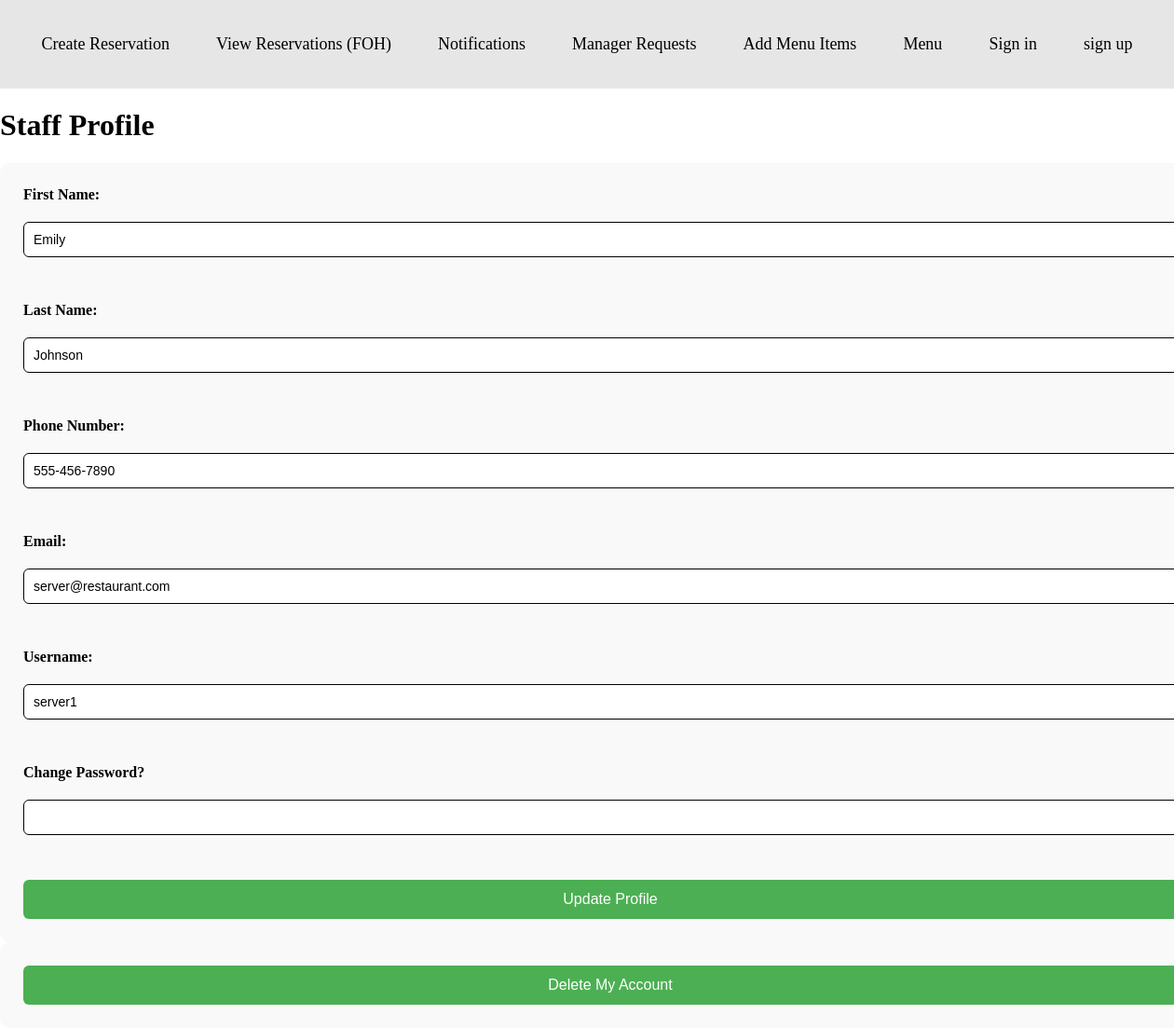
/profile (signed in), run on an earlier commit of the app's database.
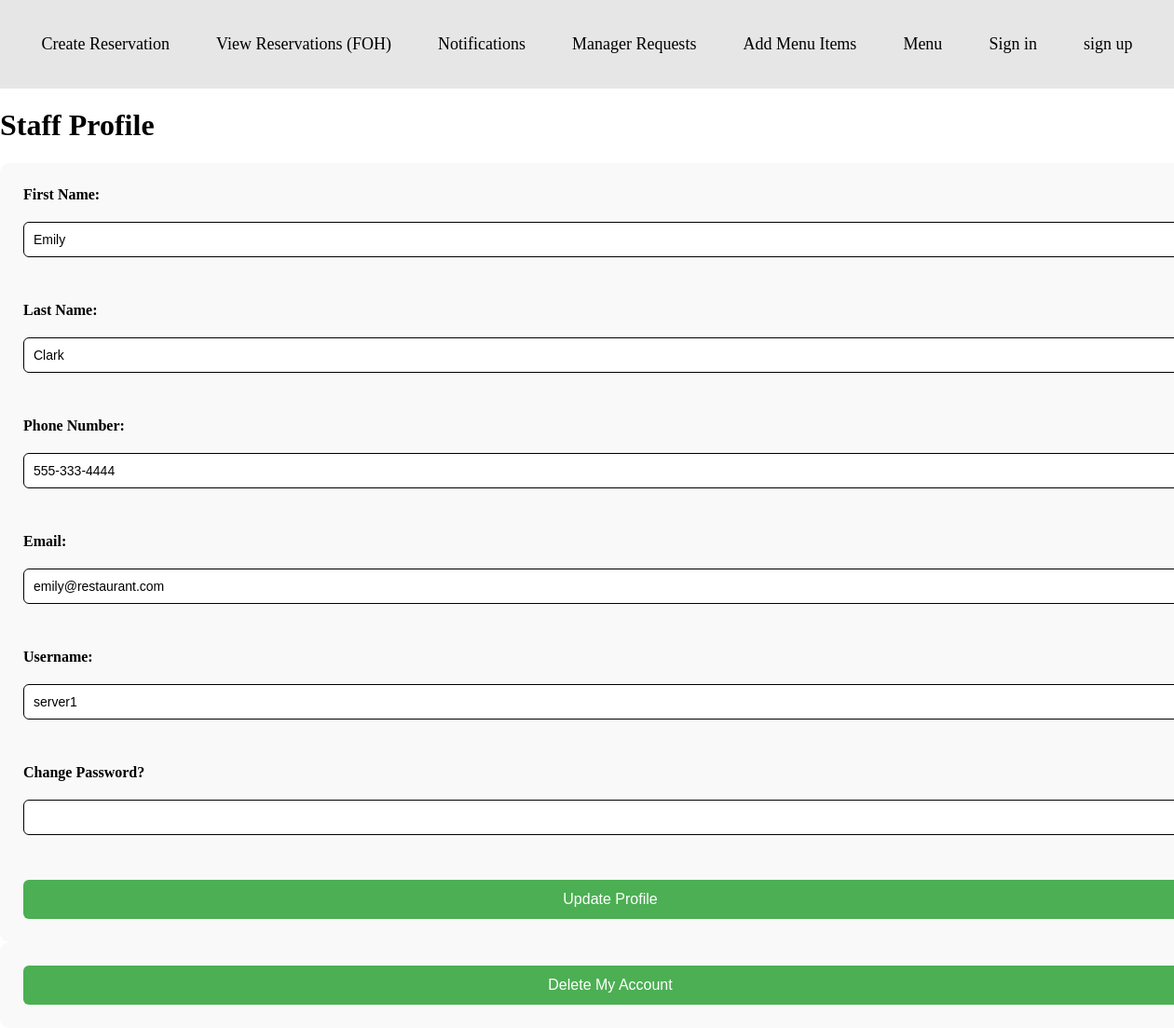
And on a later commit of the database.
### app/models.py (models this page shows)
class Staff(db.Model):
    id = db.Column(db.Integer, primary_key=True)
    first_name = db.Column(db.String(255), nullable=False)
    last_name = db.Column(db.String(255), nullable=False)
    phone_number = db.Column(db.String(15))
    email = db.Column(db.String(255))
    hire_date = db.Column(db.DateTime)
    user_id = db.Column(db.Integer, db.ForeignKey('user.id', ondelete="RESTRICT"), nullable=False)
    schedules = db.relationship('StaffSchedule', backref='staff', lazy=True)
    requests = db.relationship('RequestTimeOff', backref='staff', lazy=True)
    notifications = db.relationship('Notification', backref='staff', lazy=True)

### app/routes/auth_routes.py (the view, shortened to what this page needs)
@auth_bp.route('/profile', methods=['GET', 'POST'])
def get_profile():
    username = session.get('username')
    user_id = session.get('user_id')
    user = AuthLogic.get_user_record(username)
    staff_data = user.staff  # using relationship in models
    return render_template('profile.html',  user_data=user, staff_data=staff_data)

### app/logic/auth_logic.py (called while the page is built)
    @staticmethod
    def get_user_record(username):
        return BaseCRUD.get_row(User, username = username)

### app/logic/base_crud.py (called while the page is built)
    @staticmethod
    def get_row(model, **kwargs):
        return model.query.filter_by(**kwargs).first() #  get a single row based on the kwargs

### templates/profile.html (shortened to what this page needs)
<!DOCTYPE html>
<html lang="en">
<head>
    <link rel="stylesheet" href="{{ url_for('static', filename='css/style.css') }}">
    <link rel="stylesheet" href="{{ url_for('static', filename='css/profile.css') }}">
</head>
<body>
    <nav>
        <ul>
            <li><a href="{{ url_for('reservations.reservations_creation') }}">Create Reservation</a></li>
            <li><a href="{{ url_for('reservations.reservations_foh') }}">View Reservations (FOH)</a></li>
            <li><a href="{{ url_for('notifications.notifications') }}">Notifications</a></li>
            <li><a href="{{ url_for('manager.requests_manager') }}">Manager Requests</a></li>
            <li><a href="{{ url_for('menu.add_menu_item') }}">Add Menu Items</a></li>
            <li><a href="{{ url_for('menu.menu') }}">Menu</a></li>
            <li><a href="{{ url_for('auth.sign_in') }}">Sign in</a></li>
            <li><a href="{{ url_for('auth.sign_up') }}">sign up</a></li>
        </ul>
    </nav>
    <h1>Staff Profile</h1>
    <div class="staff-form-container">
        <form action="{{ url_for('auth.get_profile') }}" method="POST" class="staff-form">
            <label for="first_name">First Name:</label>
            <input type="text" name="first_name" id="first_name" value="{{ staff_data.first_name if staff_data else '' }}" required><br>
            <label for="last_name">Last Name:</label>
            <input type="text" name="last_name" id="last_name" value="{{ staff_data.last_name if staff_data else '' }}" required><br>
            <label for="phone_number">Phone Number:</label>
            <input type="text" name="phone_number" id="phone_number" value="{{ staff_data.phone_number if staff_data else '' }}"required><br>
            <label for="email">Email:</label>
            <input type="email" name="email" id="email" value="{{ staff_data.email if staff_data else '' }}"required><br>
            <label for="username">Username:</label>
            <input type="text" name="username" id="username" value="{{ user_data.username }}" readonly><br>
            <label for="password">Change Password? </label>
            <input type="password" name="password" id="password" ><br>
            <button type="submit">
                {{ 'Update' if staff_data else 'Create' }} Profile
            </button>
        </form>
        <form method="POST" action="{{ url_for('auth.delete_account') }}" onsubmit="return confirm('Are you sure you want to delete your account? This cannot be undone.');">
            <button type="submit" class="danger-button">Delete My Account</button>
        </form>
    </div>
</body>
</html>

What changed in the data, as far as the page shows it:
changed Staff "Emily": last_name "Johnson" → "Clark"; phone_number "555-456-7890" → "555-333-4444"; email "server@restaurant.com" → "emily@restaurant.com"
